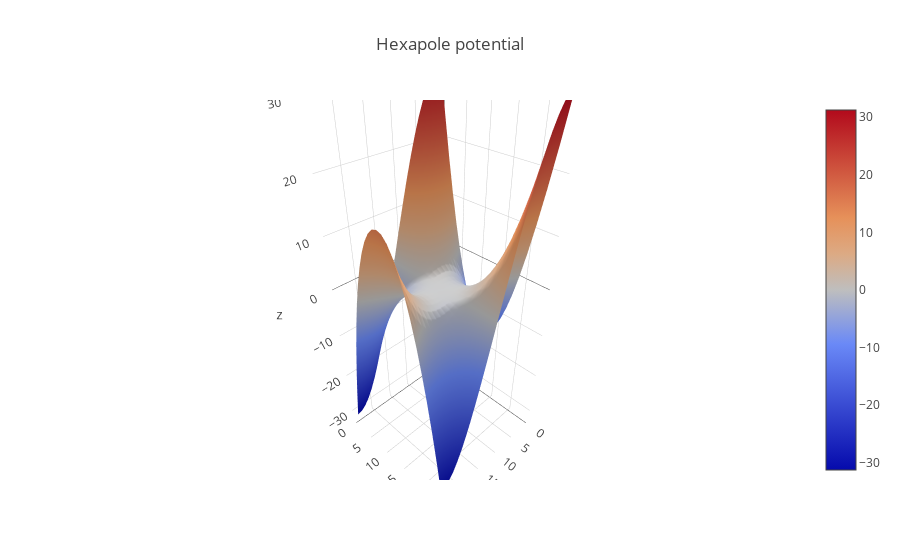

The notebook cell this image was saved under:
### Code cell
#plot hexapole electric field
data = [
    go.Surface(
        z=Z_hex
    )
]

layout = go.Layout(
    title='Hexapole potential',
    autosize=True,
)
fig = go.Figure(data=data, layout=layout)
py.iplot(fig, filename='elevations-3d-surface')

### Figure 1 — Plotly figure (JSON) as saved in the notebook; plotly's stock layout.template omitted (floating-point values rounded to 4 significant figures; data arrays with more than 128 entries replaced by an {"elided": "..."} marker saying what was removed)
{"data": [{"type": "surface", "z": {"elided": "25x25 float values"}}], "layout": {"autosize": true, "title": "Hexapole potential"}}
